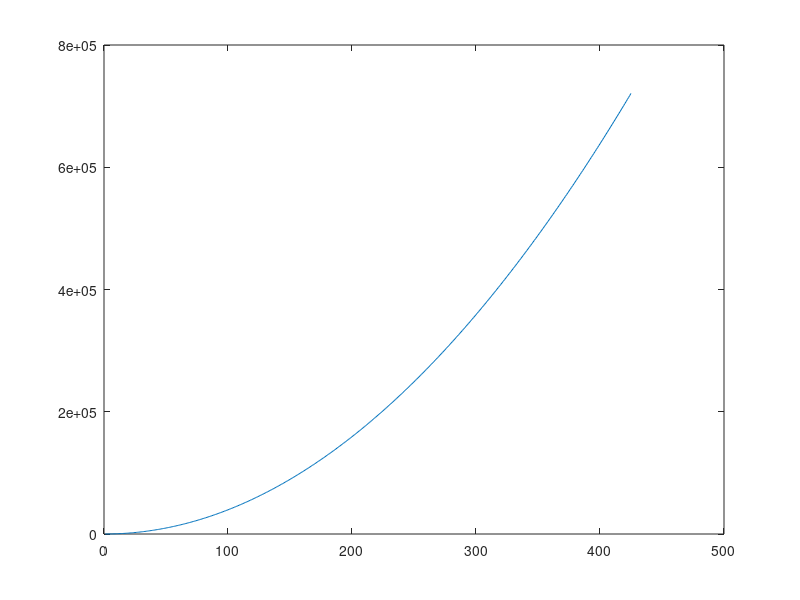

Write MATLAB code to recreate this figure.
%%%%%%%%%%%%%%%%%%%%%%%%%%%%%%%%%%%%%%%%%%%%%%%%%%%%%%%%%%%%%%%%%%%%%%%%%%
% Assignment 2: Matlab Basics
% Cassie Fileccia
% Due: September 13, 2019
%
% Instructions: 

% Edit this m-file in MATLAB and save your answers in it. At the top of 
% your file, you should have a comment section with your name, the due date,
% and a brief description of what is contained in the file. This will be the 
% standard format going forward for your assignments. If I don't ask for a
% specific variable name, use any name that you think is reasonable.
% Remember to use mixed case for your variables. You will need to add at
% least one line of code to every question except the final one. Do not put
% your executable code in comments unless the question specifically asks you to. 
%
%%%%%%%%%%%%%%%%%%%%%%%%%%%%%%%%%%%%%%%%%%%%%%%%%%%%%%%%%%%%%%%%%%%%%%%%%%

%% Your assignment comment block starts here 


%the following line will refresh your workspace each time you run your script
clear, close all 

% 1. Create a variable to store the name of the hurricane. 
hurricaneDorian = 'Hurricane Dorian'  

% 2. Create a variable myage and store your age on the day the hurricane is 
% supposed to impact our area in it. Subtract two from the value of the
% variable. Add one to the value of the variable. 

myage = 22
myage - 2
myage + 1


% 3. Use the built-in function namelengthmax to find out the maximum number of
% characters that you can have in an identifier name under your version of
% MATLAB. Store the value in a variable called myMaxNameLength

myMaxNameLength = 63

% 4. Create two variables to store a weight in pounds and ounces. Use who and whos
% to see the variables. Clear one of them and then use who and whos again.

weightInPounds = 150;
weightInOunces = 24
who
whos
clear weightInOunces
who
whos

% 5. Store a number with a decimal place in a double variable (the default). Convert the
% variable to the type int32 and store the result in a new variable (hint: this is known
% as casting in computer programming).

a = 15.6
int32(a)
b = 16


% 6. Create a variable called pounds to store a weight in pounds. Convert this to 
% kilograms and assign the result to a variable kilos.

pounds = 6
kilos = 2.72155

% 7. Create a variable fTemp to store a temperature in degrees Fahrenheit (F). 
% Convert this to degrees Celsius (C) and store the result in a variable cTemp.

fTemp = 72
cTemp = 22.2222

% 8. The function sin calculates and returns the sine of an angle in radians, 
% and the function sind returns the sine of an angle in degrees. Verify 
% that calling the sind function and passing 90 degrees to it results in 1. 
% Pass an argument to sin that also results in 1. 

sind(90)
sin(.5*pi)

% 9. In the ASCII character encoding, the letters of the alphabet are, 
% in order: ?a? comes before ?b? and also ?A? comes before ?B?. However, 
% which comes first, the lower or uppercase letters?

% Answer: Uppercase letters come before lowercase


% 10. Using the colon operator, create the following row vectors:
% 2 3 4 5 6 7 
% 1.1000 1.3000 1.5000 1.7000 
% 8 6 4 2
% Store your results with variable names vecA, vecB and vecC respectively.

vecA = (27)
vecB = (1.1000:.2000:1.7000)
vecC = (8:-2:2)

% 11. Give the MATLAB expression that would create a vector 
% (in a variable called vec) of 50 elements that range, equally spaced, 
% from 0 to 2pi:

vec = linspace(0,2*pi,50)

% 12. Using the colon operator and the transpose operator, 
% create a column vector that has the values -1 to 1 in steps of 0.5.

vecD = (-1:.5:1)
vecD'

% 13. Create a variable called rows that is a random integer in the inclusive range 
% from 1 to 5. Create a variable called cols that is a random integer in the 
% inclusive range from 1 to 5. Create a matrix called result of all zeros with the 
% dimensions given by the values of rows and cols. 

rows = randi([1,5],1)
cols = randi([1,5],1)
result = zeros(rows,cols)

% 14. Find the sum of 3 + 5 + 7 + 9 + 11. Store the result in a variable. 

sumOddNumbers = 35

% 15. Create a vector of five random integers, each in the inclusive range 
% from -10 to 10. Perform each of the following and store your results in 
% appropriately named variables. (you should have a seperate line of code for each):
% - subtract 3 from each element n
% - count how many are positive
% - get the absolute value of each element
% - find the maximum.

fiveRandomIntegers = randi([-10,10],1,5)
subtractThree = fiveRandomIntegers - 3
positive = length(fiveRandomIntegers(fiveRandomIntegers>0))
absoluteValue = abs(fiveRandomIntegers)
max = max(fiveRandomIntegers)

% 16. Write some code that will calculate the area of a trapezoid. Create
% variables for base1, base2, and height and assign them values. Store the
% result of your calculation in a variable called trapArea. Comment your
% code so that another user can understand what your code does. 

b1 = 10
b2 = 14
ht = 5
trapFormula = ht*((b1+b2)/2)
trapArea = 60

% 17. The input function can be used to enter a vector, such as:
%      >> vec = input('Enter a vector: ')
%      Enter a vector: 4 : 7
%      vec = 4 5 6 7
% Experiment with this and write code to allow the user to enter a matrix.
% Store the input matrix in a variable called resultMatrix.

resultMatrix = input('Enter a Matrix:')

% 18. In biomechanics, a vector is a set of numbers that indicate 
% both magnitude and direction. Units such as velocity and force are vector 
% quantities. An example of a vector could be <2.34, 4.244, 5.323> meters/second. 
% This vector describes the velocity of an object at a certain point in 
% three-dimensional space, <x,y,z>. In solving problems related to vectors, 
% it?s handy to know the unit vector of a certain measurement. 
% A unit vector is a vector that has a certain direction, but a magnitude of 1.
% The equation for a unit vector in three-dimensional space is:

% u = <x,y,z>/sqrt(x^2 + y^2 + z^2)

% Write some code that prompts the user for x, y, and z values, and then 
% calculates the unit vector and stores the value in a variable called
% unitVector. 

 x = input('Enter value of x:')
 y = input('Enter value of y:')
 z = input('Enter value of z:')
 unitVector = [x,y,z]/sqrt(x^2 + y^2 + z^2)


% 19. Generate a random integer n, create a vector of the integers 1 through 
% n in steps of 2, square them, and plot the squares. When I run your code
% I expect to see a plot pop up. 

n = randi([1,1000],1)
vecn = (1:2:n)
vecn.^2
plot(vecn.^2)

% 20. Copy and paste the following lines of code into the command window.
% You will probably need to do this one line at a time. Write a short
% description about what each line of code does. Put your response in a
% comment block in this m file. 

% Paste this code a line at a time into your command window:

% load cycloneTracks
% head(cycloneTracks)
% figure
% latMalakas = cycloneTracks.Latitude(cycloneTracks.ID == 1012);
% lonMalakas = cycloneTracks.Longitude(cycloneTracks.ID == 1012);
% geoplot(latMalakas,lonMalakas,'.-')
% geolimits([0 60],[100 180])
% hold on
% latMegi = cycloneTracks.Latitude(cycloneTracks.ID == 1013);
% lonMegi = cycloneTracks.Longitude(cycloneTracks.ID == 1013);
% geoplot(latMegi,lonMegi,'.-')

% Write a short description of what each line does here. It's ok if you 
% don't completely understand, just use your best guess after looking at a bit 
% documentation. Use the following format:

% line 196: this code created a table that gives detailed information
% about cyclones from 2007 to 2017
% line 197: this code opened an 8x8 table with the first 8 entries of the cyclone table data 
% line 198: this code opened up a new figure window that was blank
% line 199: this code created a sub table from the original that just
% contains infomation about the latitude data of Malaks
% line 200: this code created a sub table from the original that just
% contains infomation about the longitude data of Malaks
% line 201: this code plotted the lattitude and longitude of Malaks on a
% figure representing a map
% line 202: this code set geographical limits on the figure
% line 203: this code keeps the current plot so that if you were to plot
% more data, it will just add to the plot, not delete the previous plot
% line 204:  this code created a sub table from the original that just
% contains infomation about the latitude data of ID number 1013 (Megi)
% line 205:  this code created a sub table from the original that just
% contains infomation about the longitude data of ID number 1013 (Megi)
% line 206: this code plotted the lattitude and longitude data from Megi
% onto the existing plot containing Malakas, resulting in a geographic
% table with two sepearte lines plotted